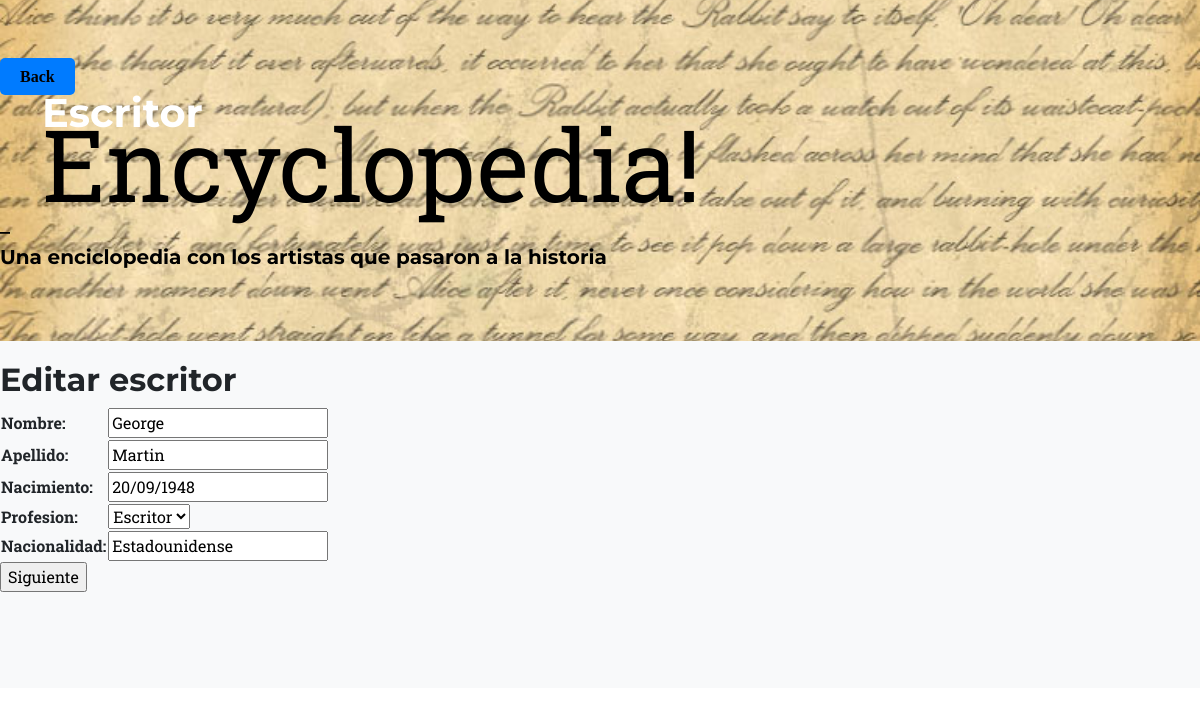
/encyclopedia/update_escritor/1/ (signed in), run on the app's committed database.
### Salute_dEncyclopedia/models.py (models this page shows, shortened)
class Escritor(models.Model):
    nombre = models.CharField(max_length=50)
    apellido = models.CharField(max_length=50)
    nacimiento = models.DateField(default="Desconocido")
    profesion = models.CharField(max_length=50, default='Sin profesión especificada')
    nacionalidad = models.CharField(max_length=50, default='Sin nacionalidad especificada')
    class Meta:
        verbose_name = "Escritor"
        verbose_name_plural = "Escritores"

### Salute_dEncyclopedia/views.py (the view)
# urls.py: path('update_escritor/<id_escritor>/', updateEscritor, name='update_escritor' ),
@login_required
def updateEscritor(request, id_escritor):
    escritor = Escritor.objects.get(id=id_escritor)
    if request.method == "POST":
        miForm = EscritorForm(request.POST)
        if miForm.is_valid():
            escritor.nombre = miForm.cleaned_data.get("nombre")
            escritor.apellido = miForm.cleaned_data.get("apellido")
            escritor.nacimiento = miForm.cleaned_data.get("nacimiento")
            escritor.profesion = miForm.cleaned_data.get("profesion")
            escritor.nacionalidad = miForm.cleaned_data.get("nacionalidad")
            escritor.save()
            return redirect(reverse_lazy("Salute_dEncyclopedia:Escritor"))
    else:
        miForm = EscritorForm(initial={
            "nombre": escritor.nombre,
            "apellido": escritor.apellido,
            "nacimiento": escritor.nacimiento,
            "profesion": escritor.profesion,
            "nacionalidad": escritor.nacionalidad,
        })
    return render(request, "Salute_dEncyclopedia/aescritorUpdate.html", {"form": miForm})

### Salute_dEncyclopedia/forms.py
class EscritorForm(forms.Form):
    nombre = forms.CharField(label = "Nombre", max_length=50, required=True)
    apellido = forms.CharField(label = "Apellido",max_length=50, required=True)
    nacimiento = forms.DateField(label = "Nacimiento")
    PROFESIONES = (
        ("Escritor", "Escritor"),)
    profesion = forms.ChoiceField(label="Profesion", choices=PROFESIONES, required=True)
    nacionalidad = forms.CharField(label = "Nacionalidad",max_length=50, required=True)

### Salute_dEncyclopedia/templates/Salute_dEncyclopedia/aescritorUpdate.html (shortened to what this page needs)
{% extends "Salute_dEncyclopedia/base.html" %}
{% load static %}
{% block titulo %} <h1>Escritor</h1> {% endblock titulo %}
{% block contenido2 %}
    <h2>Editar escritor</h2>
        <form action="" method="POST">
            <table>
                {{ form.as_table }}
            </table>
            <input type="submit" value="Siguiente">
        </form>
{% endblock contenido2 %}

### data on the page
Escritor: nombre "George", apellido "Martin", nacimiento "20/09/1948", profesion "Escritor", nacionalidad "Estadounidense"
